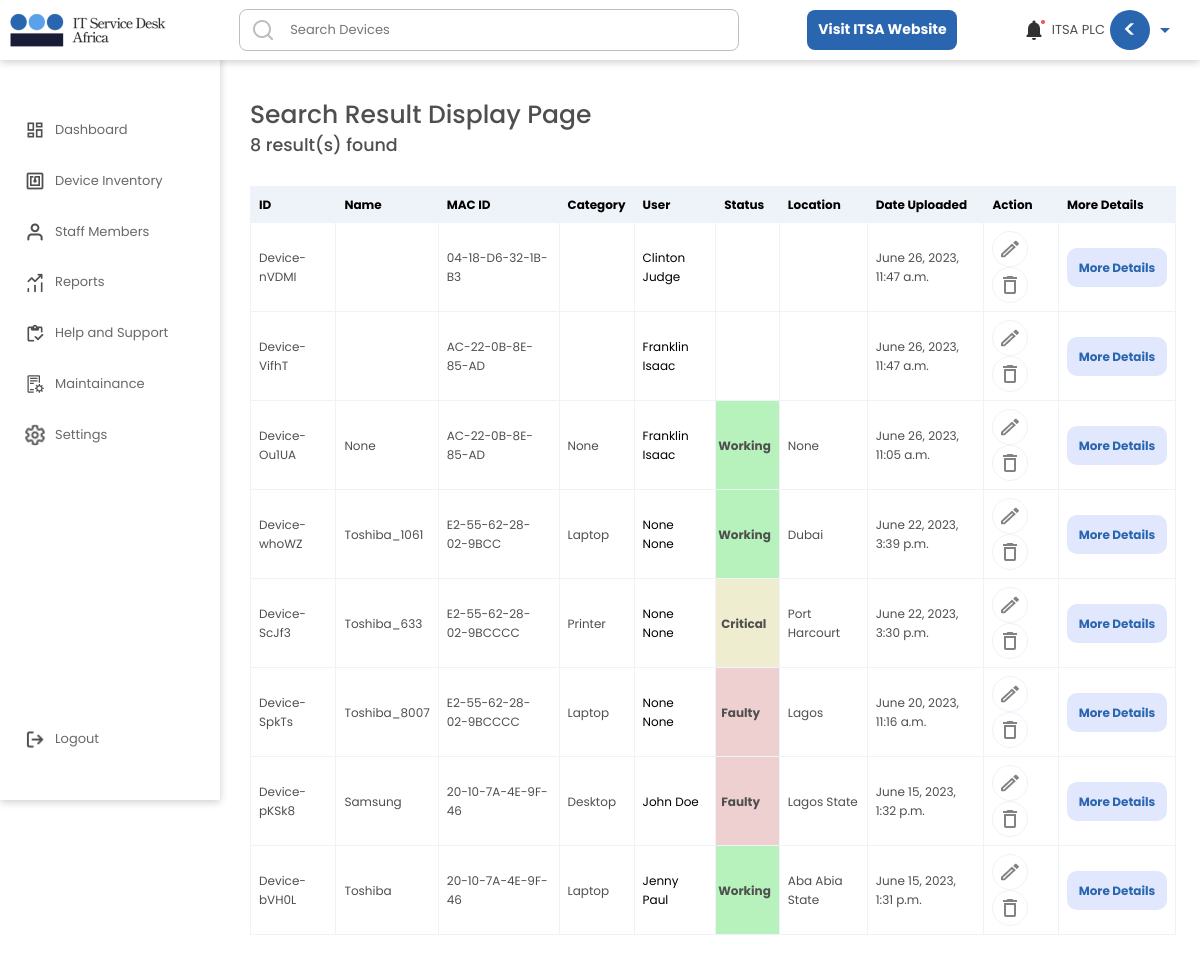
/member/searchresult/ (signed in), run on an earlier commit of the app's database.
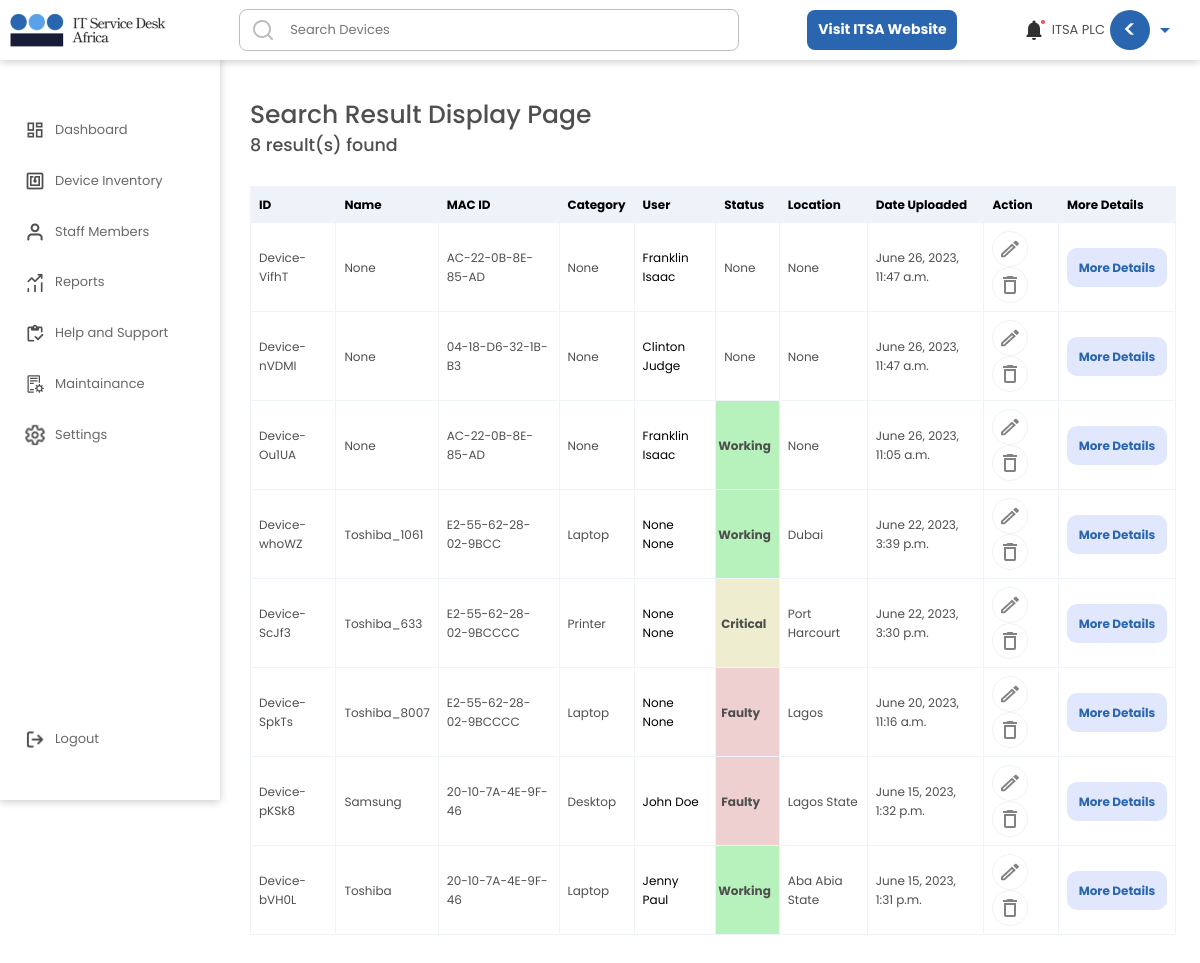
And on a later commit of the database.
### userarea/models.py (models this page shows, shortened)
class DeviceRegisterUpload(models.Model):
    user = models.ForeignKey(User, null=True, on_delete=models.CASCADE)
    deviceip = models.CharField(max_length = 1500, null=True, blank = True)
    devicename= models.CharField(max_length = 1500, blank = True, null=True)
    devicemacaddress = models.CharField(max_length = 1500, null=True, blank = True)
    devicenetworkadaptercompany = models.CharField(max_length = 1500, null=True, blank = True)
    devicestatus = models.CharField(max_length= 300,choices = DEVICE_HEALTH_STATUS, default = 'Working', null=True, blank = True)
    deviceworkgroup = models.CharField(max_length = 1500, null=True, blank = True)
    deviceportnumber = models.CharField(max_length = 1500, null=True, blank = True)
    devicemultiplepacket = models.CharField(max_length = 1500, null=True, blank = True)
    index= models.CharField(max_length = 1500, blank = True, null=True)
    devicetype= models.CharField(max_length = 1500, null=True, blank = True)
    devicelocation= models.CharField(max_length = 1500, null=True, blank = True)
    devicebrand= models.CharField(max_length = 1500, null=True, blank = True)
    deviceos = models.CharField(max_length = 1500, null=True, blank = True)
    devicecostofpurchase = models.CharField(max_length = 1500, null=True, blank = True)
    deviceusedepartment = models.CharField(max_length = 1500, null=True, blank = True)
    staffUserID = models.CharField(max_length = 1500, default='None')
    deviceuseremail = models.CharField(max_length= 200, null=True, blank = True)
    deviceuserfirstname = models.CharField(max_length= 200, null=True, blank = True)
    deviceuserlastname = models.CharField(max_length= 200, null=True, blank = True)
    deviceuserphonenumber = models.CharField(max_length= 200, null=True, blank = True)
    deviceuserdateofresumption = models.CharField(max_length= 200, null=True, blank = True)
    deviceworkingcondition = models.CharField(max_length= 300,choices = DEVICE_WORKING_CONDITION, default = 'Good', null=True, blank = True)
    deviceyearofpurchase = models.CharField(max_length = 1500, null=True, blank = True)
    devicedepreciationrate = models.CharField(max_length = 1500, null=True, blank = True)
    deviceid = models.CharField(max_length = 1500, null=True, blank = True)
    savetimedata = models.CharField(max_length = 1500, null=True, blank = True)
    weekNumberSaved = models.CharField(max_length = 1500, null=True, blank = True)
    CompanyUniqueCode = models.CharField(max_length = 130, null=True, blank = True)
    created_at = models.DateTimeField(auto_now_add=True)
    edited_at = models.DateTimeField(auto_now=True)
    class Meta:
        ordering = ['-edited_at', '-created_at']

### userarea/views.py (the view)
# urls.py: path('searchresult/', views.Searchresult, name="Searchresult"),
def Searchresult(request):
    print('seaching...')
    q = request.GET.get('q') if request.GET.get('q') != None else ''
    if request.method == 'GET':
        print(q)
    deviceSearch = DeviceRegisterUpload.objects.filter(
       Q( Q(deviceid__icontains = q) |
        Q(deviceuserfirstname__icontains = q) |
        Q(deviceuserlastname__icontains = q) |
        Q(devicemacaddress__icontains = q) |
        Q(deviceusedepartment__icontains = q) |
        Q(devicestatus__icontains = q) |
        Q(devicebrand__icontains = q) |
        Q(created_at__icontains = q) |
        Q(devicetype__icontains = q) |
        Q(devicelocation__icontains = q) |
        Q(savetimedata__icontains = q) |
        Q(weekNumberSaved__icontains = q)
    ) & Q(user = request.user))
    deviceSearchCount = deviceSearch.count()
    thisYear = datetime.today().year
    today = datetime.today()
    dateNow = datetime.now()
    month1 = dateNow.strftime("%b")
    print("Current Month Full Name:", month1)
    print("dateNow", dateNow)
    print("today", today)
    date = datetime.today()
    weekNumber = date.isocalendar().week
    print('this week number:', weekNumber)
    allUsers = User.objects.all()
    context = {'allUsers':allUsers, 'deviceSearch': deviceSearch, 'deviceSearchCount':deviceSearchCount}
    return render(request, 'userarea/searchresult.html', context)

### userarea/templates/userarea/searchresult.html (shortened to what this page needs)
{% include 'general.html' %}
{% load static %}
{% block content %}
<!DOCTYPE html>
<html lang="en">
	<head>
		<link rel="stylesheet" href={% static 'dashboard/css/style.css' %} />
		<link rel="stylesheet" href={% static 'inventory/css/style.css' %} />
		<link href="https://unpkg.com/aos@2.3.1/dist/aos.css" rel="stylesheet">
	</head>
	<body class='body'>
		<div class='main'>
            <h1>Search Result Display Page</h1>
			<h3>{{deviceSearchCount}} result(s) found</h3>
			<div>
				<div>
					<table>
                        <tr>
                          <th>ID</th>
                          <th>Name</th>
                          <th>MAC ID</th>
                          <th>Category</th>
                          <th>User</th>
                          <th>Status</th>
                          <th>Location</th>
                          <th>Date Uploaded</th>
                          <th>Action</th>
                          <th>More Details</th>
                        </tr>
						{% for deviceSearch in deviceSearch %}
                        <tr>
                          <td>{{ deviceSearch.deviceid }}</td>
                          <td>{{ deviceSearch.devicebrand }}</td>
                          <td>{{ deviceSearch.devicemacaddress }}</td>
                          <td>{{ deviceSearch.devicetype }}</td>
                          <td><a href=''>{{ deviceSearch.deviceuserfirstname }} {{ deviceSearch.deviceuserlastname }}</a></td>
                          <td class={{ deviceSearch.devicestatus }}>{{ deviceSearch.devicestatus }}</td>
                          <td>{{ deviceSearch.devicelocation }}</td>
                          <td>{{ deviceSearch.created_at }}</td>
                          <td>
							<div class='actionbtns'>
								<a href=/member/editdevice/{{ deviceSearch.deviceid }}/ ><img src={% static 'dashboard/img/edit.png' %} /></a>
								<a href= /member/deletedevice/{{ deviceSearch.id }}/ ><img src={% static 'dashboard/img/delete.png' %} /></a>
							</div>
						  </td>
						  <td class='moredetailsbtn'>
							<a href = /member/viewdevicedetails/{{ deviceSearch.devicebrand }}/ >
								<button>More Details</button>
							</a>
						  </td>
					</tr>
						{% endfor %}
                    </table>
				</div>
			</div>
        </div>
    </body>
</html>
{% endblock content %}

What changed in the data, as far as the page shows it:
changed DeviceRegisterUpload "Device-VifhT": devicebrand (not shown) → "None"; devicetype (not shown) → "None"; devicestatus (not shown) → "None"; devicelocation (not shown) → "None"; moves up the list
changed DeviceRegisterUpload "Device-nVDMI": devicebrand (not shown) → "None"; devicetype (not shown) → "None"; devicestatus (not shown) → "None"; devicelocation (not shown) → "None"
